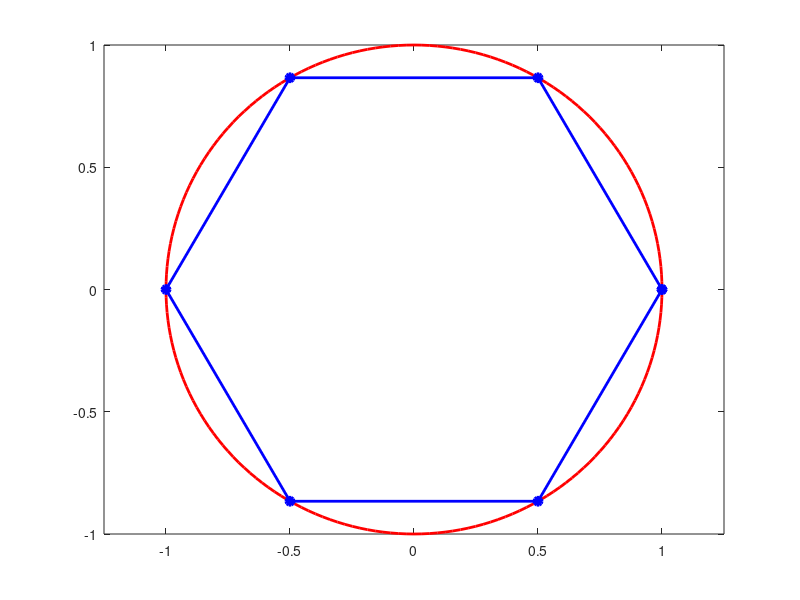

Write MATLAB code to recreate this figure.
%
%   Script: PlotCircleHexagon
%
%   This script plots a blue circle of radius 1 with a red
%   regular hexagon inside. This corresponds to Problem 1 of
%   Homework 1

% Create the angles for the circle and hexagon using r=1 as in the figure
thetac = linspace(0, 2*pi, 201); 
thetah = linspace(0, 2*pi, 7);

% Calculate the (x,y) pairs for both shapes
r = 1;
xc = r*cos(thetac);
yc = r*sin(thetac);

xh = r*cos(thetah);
yh = r*sin(thetah);

% Create the plot
LW = 2;
plot(xc,yc, 'Color', 'r', 'LineWidth', LW), hold on % circle is red
plot(xh,yh, 'b-o', 'MarkerFaceColor', 'b', 'LineWidth', LW) % hexagon is blue with filled dots

% change axes' limits
axis([-1.25*r,1.25*r,-1*r,1*r])




